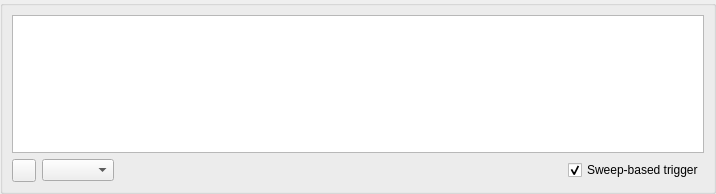
<?xml version="1.0" encoding="UTF-8"?>
<ui version="4.0">
 <class>Form</class>
 <widget class="QWidget" name="Form">
  <property name="geometry">
   <rect>
    <x>0</x>
    <y>0</y>
    <width>716</width>
    <height>194</height>
   </rect>
  </property>
  <property name="windowTitle">
   <string>Streaming Channel</string>
  </property>
  <layout class="QVBoxLayout" name="verticalLayout">
   <property name="margin">
    <number>0</number>
   </property>
   <item>
    <widget class="QGroupBox" name="groupBox">
     <layout class="QVBoxLayout" name="verticalLayout_2">
      <item>
       <widget class="PlotWidget" name="plotWidget"/>
      </item>
      <item>
       <layout class="QHBoxLayout" name="horizontalLayout">
        <item>
         <widget class="QToolButton" name="removeViewButton"/>
        </item>
        <item>
         <widget class="QComboBox" name="streamingChannelComboBox">
          <property name="editable">
           <bool>false</bool>
          </property>
          <property name="frame">
           <bool>true</bool>
          </property>
         </widget>
        </item>
        <item>
         <spacer name="horizontalSpacer">
          <property name="orientation">
           <enum>Qt::Horizontal</enum>
          </property>
          <property name="sizeHint" stdset="0">
           <size>
            <width>40</width>
            <height>20</height>
           </size>
          </property>
         </spacer>
        </item>
        <item>
         <widget class="QCheckBox" name="rampTriggerCheckBox">
          <property name="text">
           <string>Sweep-based trigger</string>
          </property>
          <property name="checked">
           <bool>true</bool>
          </property>
          <property name="tristate">
           <bool>false</bool>
          </property>
         </widget>
        </item>
       </layout>
      </item>
     </layout>
    </widget>
   </item>
  </layout>
 </widget>
 <customwidgets>
  <customwidget>
   <class>PlotWidget</class>
   <extends>QGraphicsView</extends>
   <header>pyqtgraph</header>
  </customwidget>
 </customwidgets>
 <resources/>
 <connections/>
</ui>
